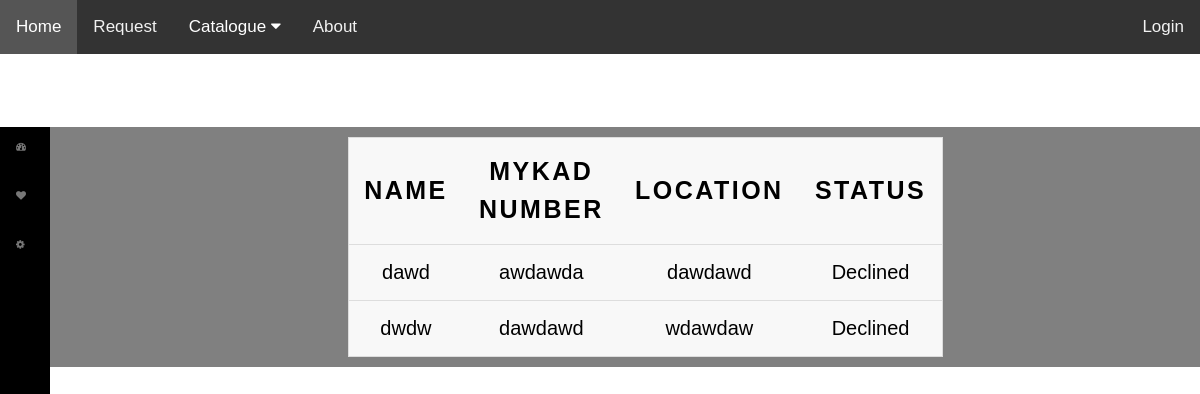
Screenshot of /admin_recordDeclined.php with the database file from the repository.
### tables this page shows
CREATE TABLE `request` (
  `RequestID` int(11) NOT NULL,
  `RequestName` varchar(100) NOT NULL,
  `RequestIC` varchar(15) NOT NULL,
  `RequestPhone` varchar(15) NOT NULL,
  `PackageID` int(11) NOT NULL,
  `RequestLocation` varchar(60) NOT NULL,
  `RequestICPic` varchar(255) NOT NULL,
  `ApprovalID` int(11) NOT NULL
);

### admin_recordDeclined.php (the view, shortened to what this page needs)
<!DOCTYPE html>
<html>
<head>
    <link href="https://cdn.jsdelivr.net/npm/bootstrap@5.0.0-beta1/dist/css/bootstrap.min.css" rel='stylesheet'>
    <link href="https://unicons.iconscout.com/release/v3.0.6/css/line.css" rel='stylesheet'>
    <link href="https://cdnjs.cloudflare.com/ajax/libs/font-awesome/4.7.0/css/font-awesome.css" rel='stylesheet' type='text/css'>
    <link href="https://stackpath.bootstrapcdn.com/twitter-bootstrap/2.3.1/css/bootstrap-combined.min.css" rel="stylesheet">
    <link href="https://cdnjs.cloudflare.com/ajax/libs/twitter-bootstrap/3.3.7/css/bootstrap.min.css" rel="stylesheet">
        <?php
        include 'dbCon.php';
        ?>
</head>
<body>
    <div class="topnav">
        <a class="active" href="index.php">Home</a>
        <a href="request.html">Request</a>
        <div class="dropdown">
            <button class="dropbtn">Catalogue
                <i class="fa fa-caret-down"></i>
            </button>
        </div>
        <a href="#about">About</a>
        <div class="topnav-right">
            <a href="login.php">Login</a>
        </div>
    </div>
    <div>
        <div class="primary-nav">
            <nav role="navigation" class="menu">
                <div class="overflow-container">
                    <ul class="menu-dropdown">
                        <li><a href="admin_dashboard.php">Dashboard</a><span class="icon"><i class="fa fa-dashboard"></i></span></li>
                        <li><a href="admin_requestApplication.php">Request Application</a><span class="icon"><i class="fa fa-heart"></i></span>
                        </li>
                        <li class="menu-hasdropdown">
                            <a href="#admin">History/Records</a><span class="icon"><i class="fa fa-gear"></i></span>
                        </li>
                    </ul>
                </div>
            </nav>
        </div>
        <div class="new-wrapper">
            <div style="width: 100%; background-color: grey; margin-top: 73px;">
                <div style="margin: auto;  width: 50%;  padding: 10px;">
                    <table>
                        <thead>
                            <tr>
                                <th scope="col">Name</th>
                                <th scope="col">MyKad Number</th>
                                <th scope="col">Location</th>
                                <th scope="col">Status</th>
                            </tr>
                        </thead>
                        <tbody>
                            <?php
                            $sqlRequestID = "SELECT * FROM approval WHERE ApprovalStatus = 'Decline'";
                            $resultRequestID = $con->query($sqlRequestID);
                            if ($resultRequestID->num_rows > 0) {
                                while ($rowRequestID = $resultRequestID->fetch_assoc()) {
                                    $RequestID = $rowRequestID["RequestID"];
                                    $sqlView = "SELECT * FROM request WHERE RequestID = '$RequestID'";
                                    $resultView = $con->query($sqlView);
                                    if ($resultRequestID->num_rows > 0) {
                                        while ($rowView = $resultView->fetch_assoc()) {
                            ?>
                                            <tr>
                                                <td><?php echo $rowView["RequestName"]; ?></td>
                                                <td><?php echo $rowView["RequestIC"]; ?></td>
                                                <td><?php echo $rowView["RequestLocation"]; ?></td>
                                                <td>Declined</td>
                                            </tr>
                            <?php
                                        }
                                    }
                                }
                            }
                            ?>
                        </tbody>
                    </table>
                </div>
            </div>
        </div>
    </div>
</body>
</html>

### admin_recordDeclined.php (style rules this page uses)
body, html { margin: 0; font-family: Arial, Helvetica, sans-serif; }
.topnav { overflow: hidden; background-color: #333; }
.topnav a { float: left; color: #f2f2f2; text-align: center; padding: 14px 16px; text-decoration: none; font-size: 17px; }
.topnav a.active { background-color: #04AA6D; color: white; }
.topnav-right { float: right; }
body { margin: 0; font-family: Arial }
.topnav a { float: left; display: block; color: #f2f2f2; text-align: center; padding: 14px 16px; text-decoration: none; font-size: 17px; }
.active { background-color: #04AA6D; color: white; }
.dropdown { float: left; overflow: hidden; }
.dropdown .dropbtn { font-size: 17px; border: none; outline: none; color: white; padding: 14px 16px; background-color: inherit; font-family: inherit; margin: 0; }
.primary-nav { position: fixed; z-index: 999; }
.menu { position: relative; }
.menu ul { margin: 0; padding: 0; list-style: none; }
.primary-nav .menu li { position: relative; }
.menu .icon { position: absolute; top: 12px; right: 10px; pointer-events: none; width: 24px; height: 24px; color: #fff; }
.menu, .menu a, .menu a:visited { color: #aaa; text-decoration: none !important; position: relative; }
.menu a { display: block; white-space: nowrap; padding: 1em; font-size: 14px; }
.menu { margin-bottom: 3em; }
.menu-dropdown li .icon { color: #777; }
.new-wrapper { position: absolute; left: 50px; width: calc(100% - 50px); transition: transform .45s cubic-bezier(0.77, 0, 0.175, 1); }
.menu { position: absolute; display: block; left: -200px; top: 0; width: 250px; transition: all 0.45s cubic-bezier(0.77, 0, 0.175, 1); background-color: #000; z-index: 999; }
.menu-dropdown { top: 0; overflow-y: auto; }
.overflow-container { position: relative; height: calc(100vh - 73px) !important; overflow-y: auto; border-top: 73px solid #fff; z-index: -1; display: block; }
body, button, input, select, optgroup, textarea { color: #000; font-size: 1em; line-height: 1.5; font-weight: 300; }
dfn, cite, em, i { font-style: italic; }
cite, em, i { font-style: italic; }
table tr { background-color: #f8f8f8; border: 1px solid #ddd; padding: .35em; font-size: 20px; }
table th, table td { padding: .625em; text-align: center; font-size: 20px; }
table th { font-size: .85em; letter-spacing: .1em; text-transform: uppercase; font-size: 25px; }

### rows the page displays
request: RequestName "dawd", RequestIC "awdawda", RequestLocation "dawdawd"
request: RequestName "dwdw", RequestIC "dawdawd", RequestLocation "wdawdaw"
